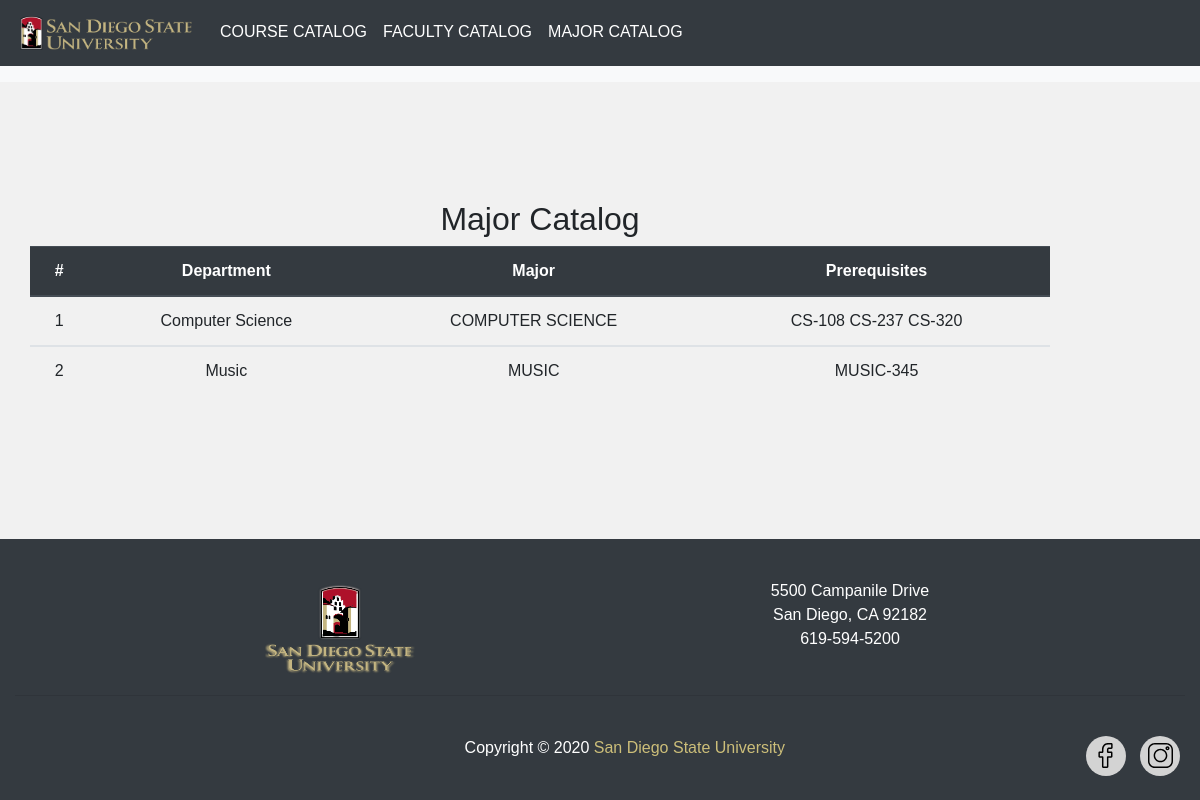
Page /accounts/catalog/major_list/ on the committed database.
### school/models.py (models this page shows, shortened)
class Major(models.Model):
    department = models.ForeignKey(Department, null=True, on_delete=models.SET_NULL)
    required_courses = models.ManyToManyField(Course, related_name='required_by_majors')
    electives = models.ManyToManyField(Course, related_name='electives')
    major_title = models.CharField(max_length=200, null=True)
    units_for_major = models.CharField(max_length=200, null=True)
    def __str__(self):
        return self.major_title

class Department(models.Model):
    department_name = models.CharField(max_length=200, null=True)
    def __str__(self):
        return self.department_name

class Course(models.Model):
    NUM_UNITS = (
        ('1', '1'),
        ('2', '2'),
        ('3', '3'),
        ('4', '4'),
        ('5', '5'),
    )
    COURSE_LEVEL = (
        ('Lower-division', 'Lower-division'),
        ('Upper-division', 'Upper-division'),
        ('Graduate', 'Graduate'),
    )
    course_id = models.CharField(max_length=200, null=True)
    schedule_number = models.CharField(max_length=200, null=True)
    title = models.CharField(max_length=200, null=True)
    units = models.CharField(max_length=200, null=True, choices=NUM_UNITS, default='3')
    time = models.CharField(max_length=200, null=True)
    day = models.CharField(max_length=200, null=True)
    location = models.CharField(max_length=200, null=True, blank=True)
    instructor = models.ForeignKey(Faculty, null=True, on_delete=models.SET_NULL)
    capacity = models.IntegerField(null=True, default=0)
    seats_open = models.IntegerField(null=True, default=capacity)
    course_level = models.CharField(max_length=200, null=True, choices=COURSE_LEVEL, default='Lower-division')
    semester = models.CharField(max_length=200, null=True)
    start_date = models.DateField(null=True)
    end_date = models.DateField(null=True)
    department = models.ForeignKey(Department, null=True, on_delete=models.SET_NULL)
    prerequisites = models.ManyToManyField('Course', blank=True, default="")
    def __str__(self):
        return self.course_id

### school/views.py (the view)
# urls.py: path('catalog/major_list/', views.catalog_major, name='catalog_major'),
def catalog_major(request):
    major_list = Major.objects.all()
    major_dict = {major: major.required_courses.all() for major in major_list}
    return render(request, 'school/catalog/major_list.html', {'major_dict': major_dict})

### school/templates/school/catalog/major_list.html
{% extends 'school/base.html' %}
{% block content %}
<div class="container">
    <h2>Major Catalog</h2>
    <div class="panel-group" id="accordion">
        <div class="panel panel-default">
            <div class="col-12 mb-3">
                <table class="table">
                    <thead class="thead-dark">
                        <tr>
                            <th class="text-center" scope="col">#</th>
                            <th class="text-center" scope="col">Department</th>
                            <th class="text-center" scope="col">Major</th>
                            <th class="text-center" scope="col">Prerequisites</th>
                        </tr>
                    </thead>
                    {% for major, req_course_list in major_dict.items %}
                    <tbody>
                        <tr>
                            <td class="text-center" scope="col">{{major.id}}</td>
                            <td>{{major.department}}</td>
                            <td>{{major}}</td>
                            <td
                                id={{major.id}}
                                data-type="course"
                                onClick="highlightEdit(this);"
                            >
                                {% for course in req_course_list %}
                                    {{course}}
                                {% endfor %}
                            </td>
                        </tr>
                    </tbody>
                    {% endfor %}
                </table>
            </div>
        </div>
    </div>
</div>
{% endblock content %}

### school/static/assets/css/styles.css (style rules this page uses)
* { margin: 0; padding: 0; box-sizing: border-box; }
body { font-family: Arial, Helvetica, sans-serif; background-color: #f1f1f1; position: relative; min-height: 100vh; }

### rows in the picture
Major: id "1", department "Computer Science", major_title "COMPUTER SCIENCE"
Course: course "CS-108"
Course: course "CS-237"
Course: course "CS-320"
Major: id "2", department "Music", major_title "MUSIC"
Course: course "MUSIC-345"
